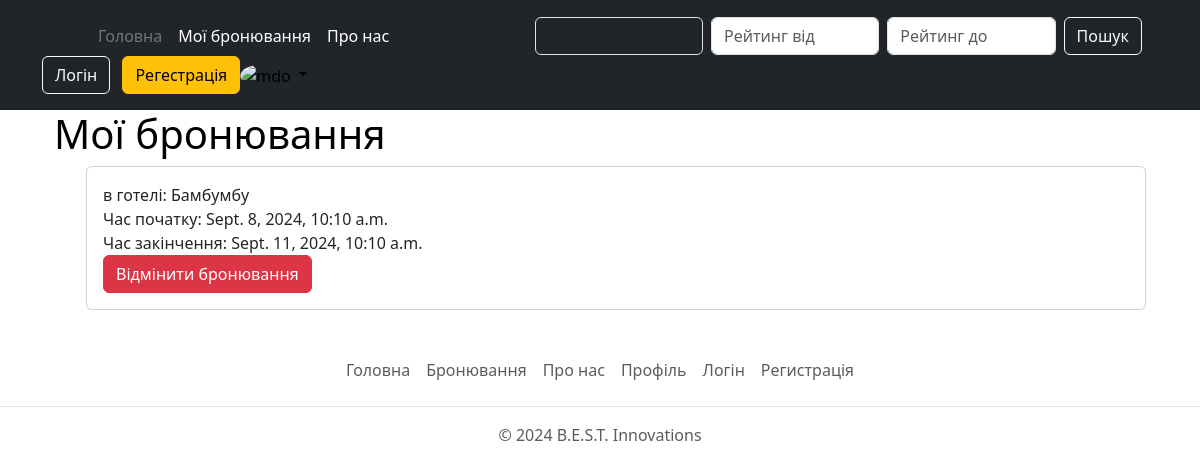
The app's page /home/my_bookings/ (signed in), older data.
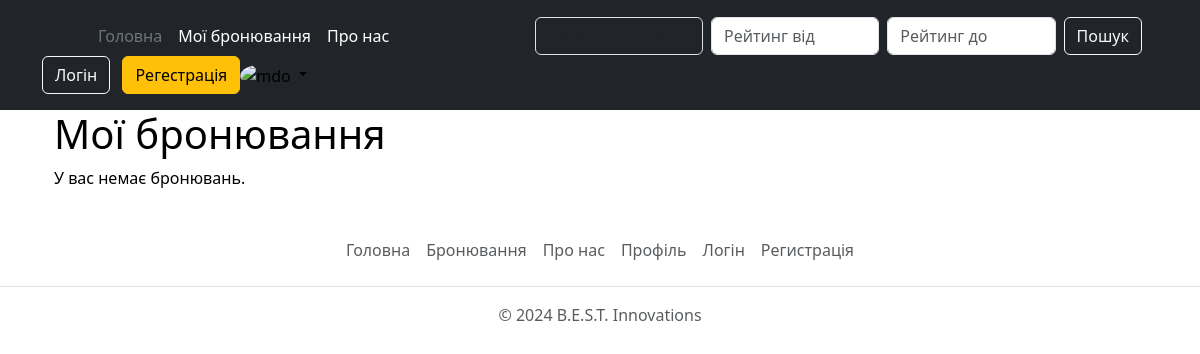
The same page, newer data.
### Hotel_system/models.py (models this page shows, shortened)
class Booking(models.Model):
    user = models.ForeignKey(User, on_delete=models.CASCADE, related_name="bookings")
    room = models.ForeignKey(Room, on_delete=models.CASCADE, related_name="bookings")
    start_date = models.DateTimeField()
    end_date = models.DateTimeField()
    creation_date = models.DateTimeField(auto_now_add=True)
    verification_code = models.CharField(max_length=64, blank=True, null=True)
    is_verified = models.BooleanField(default=False)
    class Meta:
        verbose_name = "Booking"
        verbose_name_plural = "Bookings"
        ordering = ["start_date"]

class Room(models.Model):
    STATUS_CHOICES = [
        ('available', 'Вільна'),
        ('booked', 'Заброньована'),
        ('unavailable', 'Не доступна'),
    ]
    number = models.IntegerField()
    hotel = models.ForeignKey(Hotel, related_name='rooms', on_delete=models.CASCADE, null=True, blank=True)
    description = models.TextField()
    price = models.DecimalField(max_digits=10, decimal_places=2)
    capacity = models.IntegerField()
    image = models.ImageField(upload_to='room_images/', blank=True, null=True)
    status = models.CharField(max_length=20, choices=STATUS_CHOICES, default='available')
    class Meta:
        verbose_name = "Room"
        verbose_name_plural = "Rooms"
        ordering = ["number"]

class Hotel(models.Model):
    title = models.CharField(max_length=100)
    description = models.TextField()
    rating = models.DecimalField(max_digits=5, decimal_places=1)
    location = models.CharField(max_length=1000)
    image = models.ImageField(upload_to='hotel_images/', blank=True, null=True)
    class Meta:
        verbose_name = "Hotel"
        verbose_name_plural = "Hotels"
        ordering = ["rating"]

### Hotel_system/views.py (the view)
# urls.py: path('my_bookings/', views.my_bookings, name='my_bookings'),
@login_required
def my_bookings(request):
    bookings = Booking.objects.filter(user=request.user)
    return render(request, 'Booking_html/my_bookings.html', {'bookings': bookings})

### templates/Booking_html/my_bookings.html (shortened to what this page needs)
{% extends 'base.html' %}
{% block body %}
<div class="container text-custom">
    <h1>Мої бронювання</h1>
    {% if bookings %}
        <ul>
        {% for booking in bookings %}
            <li class="card mb-3">
                <div class="card-body">
                    <strong>{{ booking.room.name }}</strong> в готелі: {{ booking.room.hotel.title }}<br>
                    Час початку: {{ booking.start_date }}<br>
                    Час закінчення: {{ booking.end_date }}<br>
                    <a href="{% url 'cancel_booking' booking.id %}" class="btn btn-danger">Відмінити бронювання</a>
                </div>
            </li>
        {% endfor %}
        </ul>
    {% else %}
        <p>У вас немає бронювань.</p>
    {% endif %}
</div>
{% endblock %}

### templates/base.html (shortened to what this page needs)
<!DOCTYPE html>
<html lang="uk">
<head>
    <link href="https://cdn.jsdelivr.net/npm/bootstrap@5.3.3/dist/css/bootstrap.min.css" rel="stylesheet">
</head>
<body>
    <header class="p-3 text-bg-dark">
        <div class="container">
            <div class="d-flex flex-wrap align-items-center justify-content-center justify-content-lg-start">
                <a href="/Rooms" class="d-flex align-items-center mb-2 mb-lg-0 text-white text-decoration-none">
                    <svg class="bi me-2" width="40" height="32" role="img" aria-label="Bootstrap"><use xlink:href="#bootstrap"></use></svg>
                </a>
                <ul class="nav col-12 col-lg-auto me-lg-auto mb-2 justify-content-center mb-md-0">
                    <li><a href="/home" class="nav-link px-2 text-secondary">Головна</a></li>
                    {% if user.is_authenticated %}
                        <li><a href="/home/my_bookings/" class="nav-link px-2 text-white">Мої бронювання</a></li>
                    {% endif %}
                    <li><a href="/home/about/" id="about_link" class="nav-link px-2 text-white">Про нас</a></li>
                </ul>
                <form class="col-12 col-lg-auto mb-3 mb-lg-0 me-lg-3 d-flex" method="GET" action="{% url 'hotel_search' %}">
                    <input type="search" name="q" class="form-control form-control-dark text-bg-dark me-2" placeholder="Пошук за назвою або описом" aria-label="Search">
                    <input type="number" name="rating_from" class="form-control me-2" placeholder="Рейтинг від" min="0" max="10" step="0.1">
                    <input type="number" name="rating_to" class="form-control me-2" placeholder="Рейтинг до" min="0" max="10" step="0.1">
                    <button type="submit" class="btn btn-outline-light">Пошук</button>
                </form>
                <div class="text-end">
                    <a href="{% url 'login' %}" class="btn btn-outline-light me-2">Логін</a>
                    <a href="{% url 'register' %}" class="btn btn-warning">Регестрація</a>
                </div>
                <div class="text-end">
                    {% if user.is_authenticated %}
                        <a href="/home/profile/" class="d-block link-body-emphasis text-decoration-none dropdown-toggle" data-bs-toggle="dropdown" aria-expanded="false">
                            <img src="https://st2.depositphotos.com/4060975/8061/v/450/depositphotos_80611608-stock-illustration-user-vector-icon.jpg" alt="mdo" width="32" height="32" class="rounded-circle">
                        </a>
                    {% endif %}
                </div>
            </div>
        </div>
    </header>
    <div class="container">
        {% block body %}
        {% endblock %}
    </div>
<footer class="py-3 my-4">
    <ul class="nav justify-content-center border-bottom pb-3 mb-3">
        <li class="nav-item"><a href="/home" class="nav-link px-2 text-body-secondary">Головна</a></li>
        {% if user.is_authenticated %}
            <li class="nav-item"><a href="/home/my_bookings/" class="nav-link px-2 text-body-secondary">Бронювання</a></li>
        {% endif %}
        <li class="nav-item"><a href="/home/about/" class="nav-link px-2 text-body-secondary">Про нас</a></li>
        <li class="nav-item"><a href="/home/profile/" class="nav-link px-2 text-body-secondary">Профіль</a></li>
        <li class="nav-item"><a href="{% url 'login' %}" class="nav-link px-2 text-body-secondary">Логін</a></li>
        <li class="nav-item"><a href="{% url 'register' %}" class="nav-link px-2 text-body-secondary">Регистрація</a></li>
    </ul>
    <p class="text-center text-body-secondary">© 2024 B.E.S.T. Innovations</p>
</footer>
</body>
</html>

### templates/custom_text_color.html (style rules this page uses)
.text-custom { color: var(--custom-text-color, #000); }

Row changes from the older to the newer data that the page shows:
removed Booking: room.hotel "Бамбумбу", start_date "Sept. 8, 2024, 10:10 a.m.", end_date "Sept. 11, 2024, 10:10 a.m."
Text that changed along with them:
text now shown: "У вас немає бронювань."
